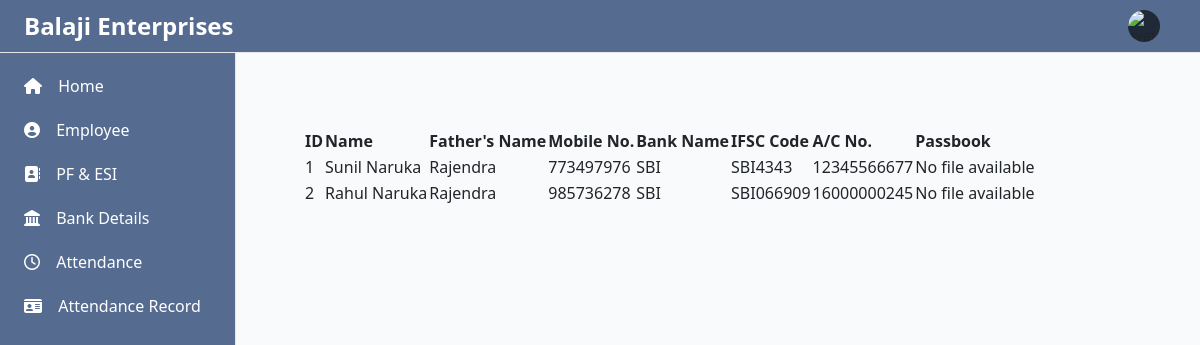
Page /employee/Bank_list/ (signed in) on the earlier database version.
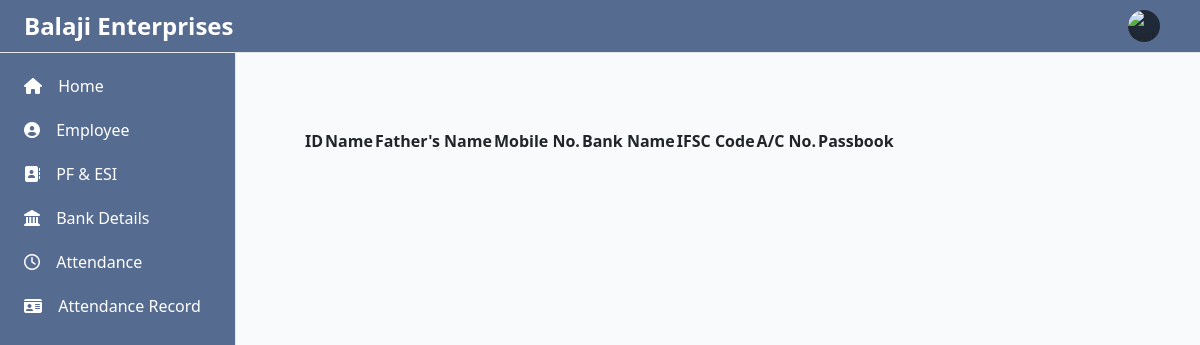
Same page on the later database version.
### EmployeeApp/models.py (models this page shows, shortened)
class Employee(models.Model):
    emp_code = models.CharField(max_length=50)
    emp_name = models.CharField(max_length=50)
    emp_father_name = models.CharField(max_length=100,blank=True)
    emp_dob = models.DateField(max_length=20,blank=True,null=True)
    emp_mobile_no = models.CharField(max_length=20,blank=True)
    emp_email = models.EmailField(max_length=200,null=True,blank=True)
    emp_permante_address = models.TextField(max_length=300,blank=True)
    emp_permante_state = models.CharField(max_length=100,blank=True)
    emp_local_address = models.TextField(max_length=300,blank=True)
    emp_addhar_no = models.CharField(max_length=15,blank=True)
    aadhar_file = models.FileField(upload_to='aadhar_card/',null=True, blank=True , default=None)
    emp_bank_id = models.ForeignKey(Bank, null=True,blank=True, on_delete=models.SET_NULL)  #
    emp_bank_ifsc_code = models.CharField(max_length=10,null=True,blank=True)
    emp_bank_ac_no = models.CharField(max_length=50,null=True,blank=True)
    bank_passbook_file = models.FileField(upload_to='bank_passbook/',null=True, blank=True , default=None)
    emp_designation_id = models.ForeignKey(Dasignation,blank=True, null=True, on_delete=models.SET_NULL)
    emp_category_id = models.ForeignKey(Emp_category, null=True,blank=True, on_delete=models.SET_NULL)
    emp_zone_loation_id = models.ForeignKey(Emp_zone_location, null=True,blank=True, on_delete=models.SET_NULL)
    emp_work_location_id = models.ForeignKey(Emp_work_location, null=True,blank=True, on_delete=models.SET_NULL)
    emp_pf_no = models.CharField(max_length=100,blank=True)
    emp_esi_no = models.CharField(max_length=100,blank=True)
    emp_salary_ctc = models.CharField(max_length=100,blank=True)
    is_active = models.BooleanField(default=True)
    created_at = models.DateTimeField(auto_now_add=True)
    updated_at = models.DateTimeField(auto_now=True)
    DisplayFields = ['id','emp_code','emp_name','emp_father_name','emp_bank_id','is_active','created_at','updated_at']
    FilterFields =  ['created_at','updated_at','is_active']

class Bank(models.Model):
    bank_name = models.CharField(max_length=30)
    description = models.CharField(max_length=30 , blank=True)
    created_at = models.DateTimeField(auto_now_add=True)
    updated_at = models.DateTimeField(auto_now=True)
    is_active = models.BooleanField(default=True)
    DisplayFields = ['id','bank_name','description','is_active','created_at','updated_at']
    FilterFields =  ['created_at','updated_at','is_active']
    def __str__(self):
        return self.bank_name

### EmployeeApp/views.py (the view)
# urls.py: path('Bank_list/',Employee_views.EmployeeBankView.as_view(),name='emp_banks'),
@method_decorator(login_required(login_url='user_accounts:login'), name='dispatch')
class EmployeeBankView(View):
    template_name = 'Employee/Bank_list.html'
    employee_data = Employee.objects.filter(is_active=1)
    def get(self, request):
        data = {'employee_list': self.employee_data }
        return render(request, self.template_name,data)

### templates/Employee/Bank_list.html (shortened to what this page needs)
{% extends "dashboard.html" %}
{% block content %}
    <main class="p-4 md:ml-64 h-auto pt-10 min-h-screen bg-gray-50 dark:bg-gray-900">
        <section class="bg-gray dark:bg-gray-900">
            <div class="py-8 px-4 mx-auto max-w-screen-xl sm:py-16 lg:px-6">
              <div style="  margin-top: 25px;">
                <table id="example" class="display nowrap" style="margin-top: 40px;">
                    <thead>
                        <tr>
                            <th> ID </th>
                            <th> Name </th>
                            <th> Father's Name </th>
                            <th> Mobile No. </th>
                            <th> Bank Name </th>
                            <th> IFSC Code </th>
                            <th> A/C No. </th>
                            <th> Passbook </th>
                        </tr>
                    </thead>
                    <tbody>
         {% for ele in employee_list %}
                        <tr>
                            <td> {{ ele.id }}</td>
                            <td> {{ele.emp_name}}  </td>
                            <td> {{ele.emp_father_name}}</td>
                            <td> {{ele.emp_mobile_no}}</td>
                            <td> {{ele.emp_bank_id}}</td>
                            <td> {{ele.emp_bank_ifsc_code}}</td>
                            <td> {{ele.emp_bank_ac_no}}</td>
                            <td class="editbtn">
                                {% if ele.bank_passbook_file %} <a href="{{ ele.bank_passbook_file.url }}" download>Download </a>
                                {% else %} No file available {% endif %}
                           </td>
                        </tr>
                        {% endfor %}
                    </tbody>
                </table>
              </div>
        </section>
    </main>
{% endblock content %}

Differences in the rows shown:
removed Employee: id "1", emp_name "Sunil Naruka", emp_father_name "Rajendra", emp_mobile_no "773497976", emp_bank_id "SBI", emp_bank_ifsc_code "SBI4343", emp_bank_ac_no "12345566677", shows "No file available"
removed Employee: id "2", emp_name "Rahul Naruka", emp_father_name "Rajendra", emp_mobile_no "985736278", emp_bank_id "SBI", emp_bank_ifsc_code "SBI066909", emp_bank_ac_no "16000000245", shows "No file available"
